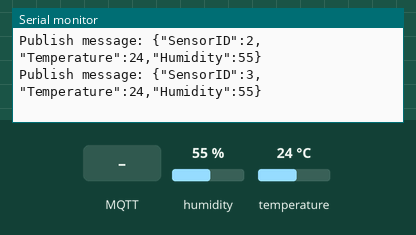
Recording of a sketch running on a simulated ESP8266 (NodeMCU). On the bench: the last lines printed to the serial monitor. The test bench sets the inputs (shaded band); at power-on: humidity 55 %, temperature 24 °C. WiFi joins after 1.5 s; servers stay silent unless stated; no MQTT or app messages arrive unless stated.

Above: at 2.7 s.
2.8 s: MQTT message "1" arrives on the first subscribed topic
At 3.04 s:
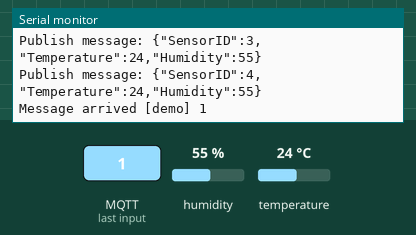
4.3 s: MQTT message "on" arrives on the first subscribed topic
5.8 s: MQTT message "off" arrives on the first subscribed topic
At 5.94 s:
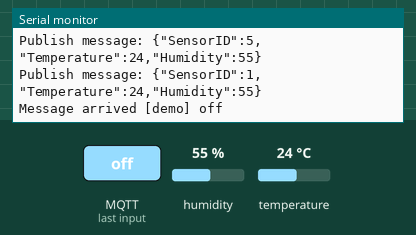
7.3 s: humidity set to 22 %
At 7.44 s:
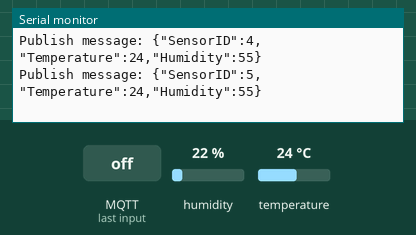
8.8 s: temperature set to 12 °C
At 9.45 s:
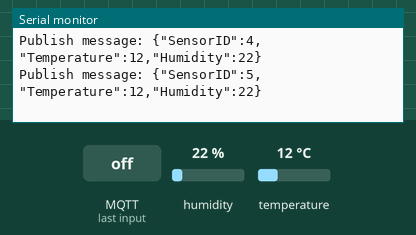
10.3 s: humidity set to 40 %
At 11.07 s:
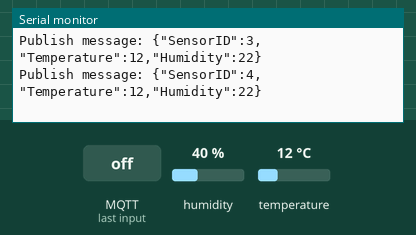
Timing chart, 0 to 12.8 s (numbered marks = the images above; inputs shaded):
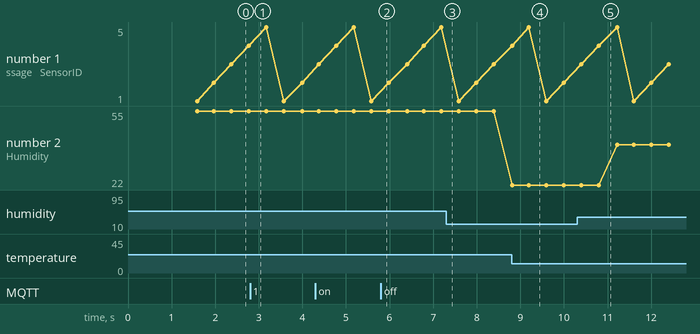

Measured:
- after the input at 2.8 s, the serial monitor: prints a new line at once (image 1)
- after the input at 5.8 s, the serial monitor: prints a new line at once (image 2)
- after the input at 8.8 s, the serial monitor: prints a new line at once (image 4)
- plotted number 2: 22 → 40 after the input at 10.3 s

The sketch:

update_sensors.ino
```cpp
#include <ESP8266WiFi.h>
#include <PubSubClient.h>
#include "DHT.h"
#include <ArduinoJson.h>


// Pin
#define DHTPIN D4
// Su dung cam bien DHT11
#define DHTTYPE DHT11
// Thiet lap DHT
DHT dht(DHTPIN, DHTTYPE);


// Cập nhật thông tin
// Thông tin về wifi

#define ssid "TLGT"
#define password "9876543210"


// Thông tin về MQTT Broker
#define mqtt_server "192.168.1.9" // Thay bằng thông tin của bạn
#define mqtt_topic_pub "test"   //Giữ nguyên nếu bạn tạo topic tên là demo
#define mqtt_topic_sub "demo"
#define mqtt_user "ntm"    //Giữ nguyên nếu bạn tạo user là esp8266 và pass là 123456
#define mqtt_pwd "minh6464"

const uint16_t mqtt_port = 1883; //Port của CloudMQTT

WiFiClient espClient;
PubSubClient client(espClient);

long lastMsg = 0;
char msg[50];
int value = 0;
int count=1;

void setup() {
  Serial.begin(115200);
  setup_wifi();
  client.setServer(mqtt_server, mqtt_port);
  client.setCallback(callback);

  // Khoi tao DHT
  dht.begin();
}
// Hàm kết nối wifi
void setup_wifi() {
  delay(10);
  Serial.println();
  Serial.print("Connecting to ");
  Serial.println(ssid);
  WiFi.begin(ssid, password);
  while (WiFi.status() != WL_CONNECTED) {
    delay(500);
    Serial.print(".");
  }
  Serial.println("");
  Serial.println("WiFi connected");
  Serial.println("IP address: ");
  Serial.println(WiFi.localIP());
}
// Hàm call back để nhận dữ liệu
void callback(char* topic, byte* payload, unsigned int length) {
  Serial.print("Message arrived [");
  Serial.print(topic);
  Serial.print("] ");
  for (int i = 0; i < length; i++) {
    Serial.print((char)payload[i]);
  }
  Serial.println();
}
// Hàm reconnect thực hiện kết nối lại khi mất kết nối với MQTT Broker
void reconnect() {
  // Chờ tới khi kết nối
  while (!client.connected()) {
    Serial.print("Attempting MQTT connection...");
    // Thực hiện kết nối với mqtt user và pass
    if (client.connect("ESP8266Client",mqtt_user, mqtt_pwd)) {
      Serial.println("connected");
      // Khi kết nối sẽ publish thông báo
      client.publish(mqtt_topic_pub, "ESP_reconnected");
      // ... và nhận lại thông tin này
      client.subscribe(mqtt_topic_sub);
    } else {
      Serial.print("failed, rc=");
      Serial.print(client.state());
      Serial.println(" try again in 5 seconds");
      // Đợi 5s
      delay(5000);
    }
  }
}
void loop() {
  // Kiểm tra kết nối
  if (!client.connected()) {
    reconnect();
  }
  client.loop();
  // Sau mỗi 2s sẽ thực hiện publish dòng hello world lên MQTT broker
  long now = millis();
  if (now - lastMsg > 400) {
    lastMsg = now;

    // Doc do am
    float h = dht.readHumidity();
    // Doc nhiet do o do C
    float t = dht.readTemperature();

    if (count==6){
      count=1;
    }
    //@@@@@@@@@@@@@@@@@@@@@@@@@
    DynamicJsonBuffer jBuffer;
    JsonObject& root = jBuffer.createObject();

    root["SensorID"] = count;
    root["Temperature"] = t;
    root["Humidity"] = h;


    //@@@@@@@@@@@@@@@@

    char JSONmessageBuffer[100];
    root.printTo(JSONmessageBuffer, sizeof(JSONmessageBuffer));

    snprintf (msg,100, JSONmessageBuffer);
    Serial.print("Publish message: ");
    Serial.println(msg);
    client.publish(mqtt_topic_pub, msg);
    count++;
  }
}
```
